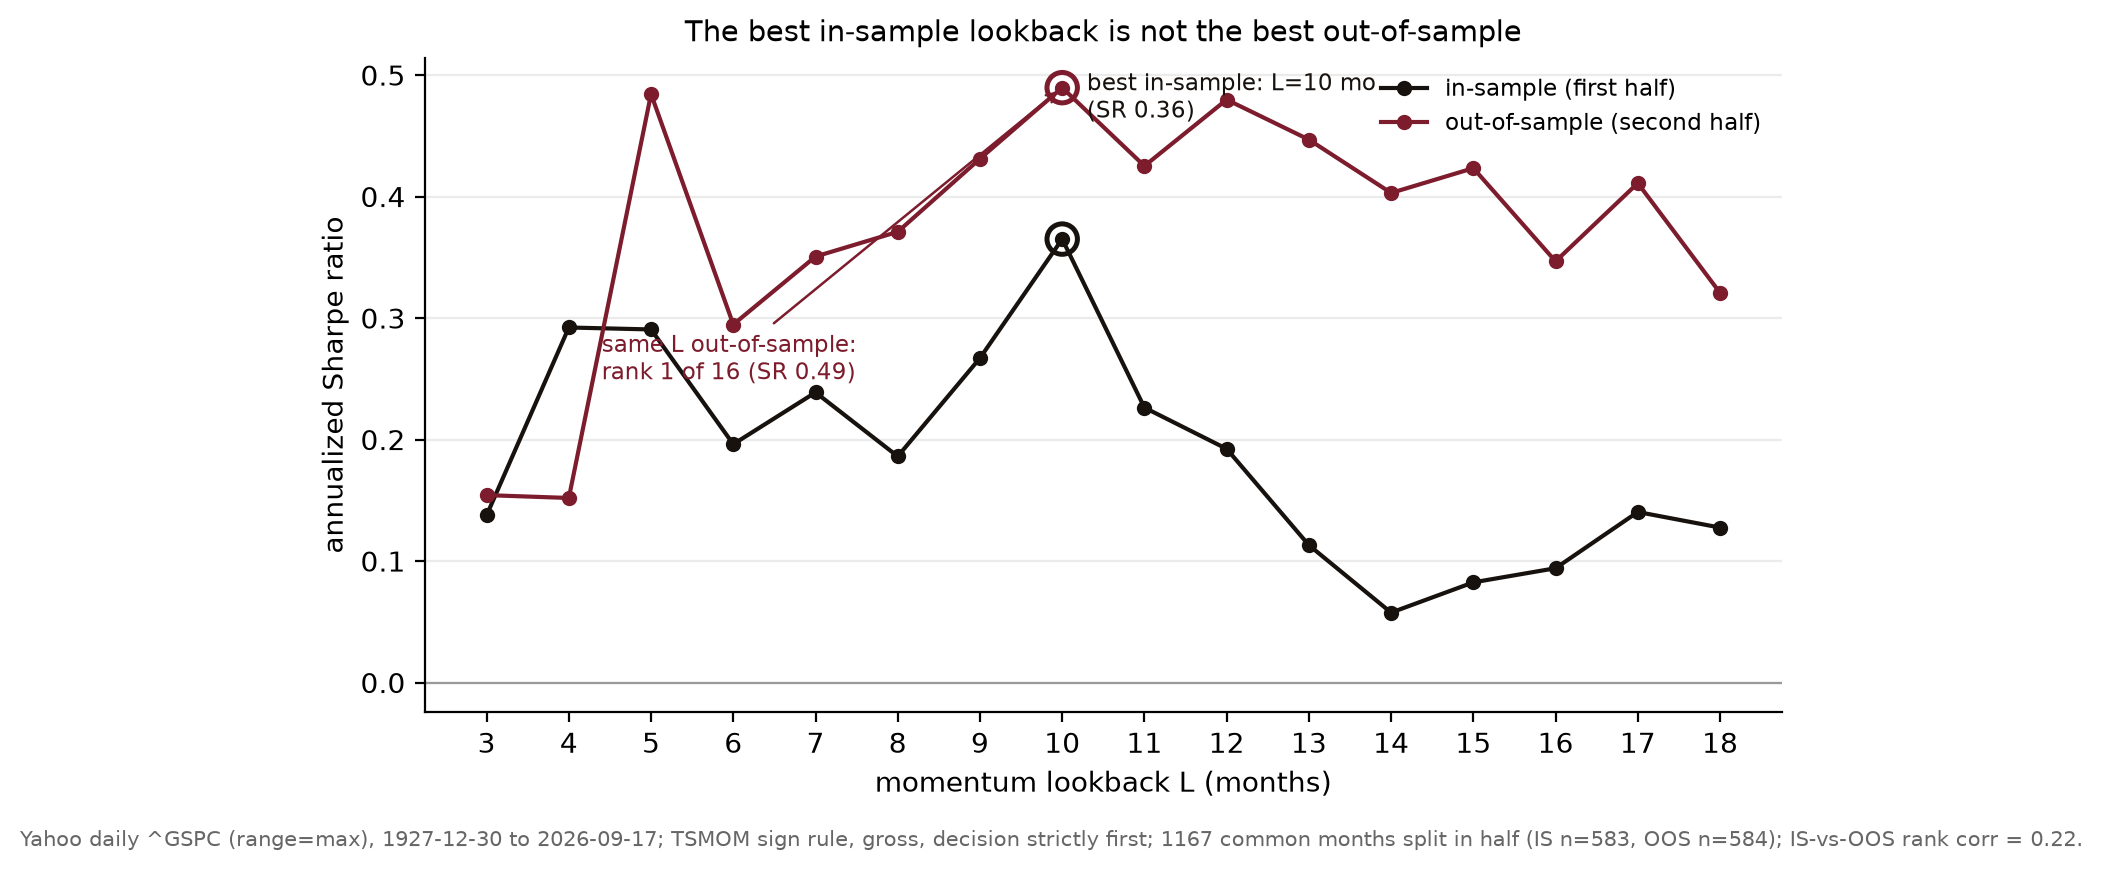

Generate this figure with Python:
"""
Figure - Parameter instability: the momentum lookback that looks best
in-sample is not the one that wins out-of-sample.

Free data: daily S&P 500 (^GSPC) from Yahoo Finance's public chart API
(range=max), cached to data/spx_daily_max.csv (shared with the other figures
of this paper). The strategy is the identical frozen TSMOM sign rule of
fig_tsmom_haircut.py step (i) - at each month-end, long if the trailing
L-month return is positive, short otherwise; the position earns the next
month's return; gross, decision strictly before outcome - but now the
lookback L is swept over 3..18 months.

Pre-committed, transparent design (no strategy search, no cherry-picking):
  - Evaluation window: the calendar months available for the LONGEST
    lookback (L=18), so every L is scored on the identical set of months.
  - Split: that window is cut in half by count. First half = IN-SAMPLE
    (where one would "select" a lookback); second half = OUT-OF-SAMPLE.
  - For each L in 3..18: annualized Sharpe in-sample and out-of-sample.
  - The POINT (printed): the best in-sample L, and its RANK out-of-sample
    among the 16 candidates, plus the IS-vs-OOS rank correlation. The lesson
    is the instability, whatever the numbers are.

Reproducible:
    python fig_param_sensitivity.py   # numpy, matplotlib; stdlib urllib/json
"""
import os, json, csv, socket, urllib.request, datetime as dt
import numpy as np
import matplotlib
matplotlib.use("Agg")
import matplotlib.pyplot as plt

HERE = os.path.dirname(os.path.abspath(__file__))
DATA = os.path.join(HERE, "data")
os.makedirs(DATA, exist_ok=True)
CACHE = os.path.join(DATA, "spx_daily_max.csv")


def load_prices():
    if os.path.exists(CACHE):
        dates, close = [], []
        with open(CACHE) as f:
            for row in csv.DictReader(f):
                dates.append(row["date"]); close.append(float(row["close"]))
        return dates, np.array(close)
    socket.setdefaulttimeout(60)
    url = ("https://query1.finance.yahoo.com/v8/finance/chart/%5EGSPC"
           "?range=max&interval=1d")
    req = urllib.request.Request(url, headers={"User-Agent": "Mozilla/5.0"})
    j = json.loads(urllib.request.urlopen(req).read())
    r = j["chart"]["result"][0]
    ts, cl = r["timestamp"], r["indicators"]["quote"][0]["close"]
    dates, close = [], []
    for t, c in zip(ts, cl):
        if c is None or c <= 0:
            continue
        dates.append(dt.datetime.utcfromtimestamp(t).strftime("%Y-%m-%d"))
        close.append(float(c))
    with open(CACHE, "w", newline="") as f:
        w = csv.writer(f); w.writerow(["date", "close"])
        for d, c in zip(dates, close):
            w.writerow([d, f"{c:.4f}"])
    return dates, np.array(close)


dates, close = load_prices()
n = len(close)
month = [d[:7] for d in dates]
me = [i for i in range(n - 1) if month[i] != month[i + 1]]
me.append(n - 1)
me = np.array(me)
C = close[me]                                       # month-end closes
mkeys = [month[i] for i in me]
mret = C[1:] / C[:-1] - 1.0                         # mret[j-1]: month j return

LOOKS = list(range(3, 19))                           # 3..18 months
LMAX = max(LOOKS)

ANN = np.sqrt(12.0)
def sharpe(x):
    x = np.asarray(x)
    s = x.std()
    return (x.mean() / s) * ANN if s > 0 else 0.0


def strat_by_month(L):
    """month-key -> gross monthly return for lookback L (decision strictly first)."""
    out = {}
    for j in range(L + 1, len(C)):
        r_l = C[j - 1] / C[j - 1 - L] - 1.0
        s = 1.0 if r_l > 0 else -1.0
        out[mkeys[j]] = s * mret[j - 1]
    return out


series = {L: strat_by_month(L) for L in LOOKS}
# common evaluation window = months present for the LONGEST lookback
common = [k for k in mkeys if k in series[LMAX]]
common.sort()
half = len(common) // 2
is_keys, oos_keys = common[:half], common[half:]

is_sh, oos_sh = {}, {}
for L in LOOKS:
    is_sh[L] = sharpe([series[L][k] for k in is_keys])
    oos_sh[L] = sharpe([series[L][k] for k in oos_keys])

best_is_L = max(LOOKS, key=lambda L: is_sh[L])
best_oos_L = max(LOOKS, key=lambda L: oos_sh[L])
# OOS rank of the best-in-sample lookback (1 = best out-of-sample)
oos_order = sorted(LOOKS, key=lambda L: oos_sh[L], reverse=True)
oos_rank_of_best_is = oos_order.index(best_is_L) + 1

# rank correlation (Spearman) between IS and OOS Sharpe across lookbacks
def rankvec(d):
    order = sorted(LOOKS, key=lambda L: d[L])
    rk = {L: i for i, L in enumerate(order)}
    return np.array([rk[L] for L in LOOKS], float)
ris, ros = rankvec(is_sh), rankvec(oos_sh)
rho = np.corrcoef(ris, ros)[0, 1]

# ---- figure ----
fig, ax = plt.subplots(figsize=(7.6, 4.2))
xs = np.array(LOOKS)
ax.plot(xs, [is_sh[L] for L in LOOKS], "-o", color="#17120e", lw=1.5, ms=4.5,
        label="in-sample (first half)")
ax.plot(xs, [oos_sh[L] for L in LOOKS], "-o", color="#7c1c2c", lw=1.5, ms=4.5,
        label="out-of-sample (second half)")
ax.axhline(0, color="#999", lw=0.8)
# mark the best in-sample lookback and where it lands OOS
ax.scatter([best_is_L], [is_sh[best_is_L]], s=120, facecolors="none",
           edgecolors="#17120e", lw=1.8, zorder=5)
ax.scatter([best_is_L], [oos_sh[best_is_L]], s=120, facecolors="none",
           edgecolors="#7c1c2c", lw=1.8, zorder=5)
ax.annotate(f"best in-sample: L={best_is_L} mo\n(SR {is_sh[best_is_L]:.2f})",
            xy=(best_is_L, is_sh[best_is_L]), xytext=(best_is_L + 0.3, is_sh[best_is_L] + 0.10),
            fontsize=8.2, color="#17120e")
ax.annotate(f"same L out-of-sample:\nrank {oos_rank_of_best_is} of {len(LOOKS)} (SR {oos_sh[best_is_L]:.2f})",
            xy=(best_is_L, oos_sh[best_is_L]),
            xytext=(best_is_L - 5.6, oos_sh[best_is_L] - 0.24),
            fontsize=8.2, color="#7c1c2c",
            arrowprops=dict(arrowstyle="->", color="#7c1c2c", lw=0.9))
ax.set_xlabel("momentum lookback L (months)")
ax.set_ylabel("annualized Sharpe ratio")
ax.set_title("The best in-sample lookback is not the best out-of-sample",
             fontsize=10.4)
ax.set_xticks(xs)
for s in ("top", "right"):
    ax.spines[s].set_visible(False)
ax.grid(True, axis="y", alpha=0.25)
ax.legend(fontsize=8.2, frameon=False, loc="upper right")
fig.text(0.5, -0.02,
         f"Yahoo daily ^GSPC (range=max), {dates[0]} to {dates[-1]}; TSMOM sign rule, gross, "
         f"decision strictly first; {len(common)} common months split in half "
         f"(IS n={len(is_keys)}, OOS n={len(oos_keys)}); IS-vs-OOS rank corr = {rho:.2f}.",
         ha="center", fontsize=7.4, color="#666")
plt.tight_layout()

OUT = os.path.join(HERE, "fig_param_sensitivity.png")
fig.savefig(OUT, dpi=200, bbox_inches="tight")
print("wrote", OUT)
print(f"span={dates[0]}..{dates[-1]} common_months={len(common)} "
      f"IS_n={len(is_keys)} OOS_n={len(oos_keys)}")
for L in LOOKS:
    tag = "  <- best IS" if L == best_is_L else ("  <- best OOS" if L == best_oos_L else "")
    print(f"  L={L:2d}mo  IS Sharpe={is_sh[L]:+.3f}  OOS Sharpe={oos_sh[L]:+.3f}{tag}")
print(f"best in-sample L={best_is_L}mo (IS {is_sh[best_is_L]:.3f}); "
      f"its OOS Sharpe={oos_sh[best_is_L]:.3f}, OOS rank {oos_rank_of_best_is}/{len(LOOKS)}")
print(f"best out-of-sample L={best_oos_L}mo (OOS {oos_sh[best_oos_L]:.3f})")
print(f"IS-vs-OOS Spearman rank corr across lookbacks = {rho:.3f}")
